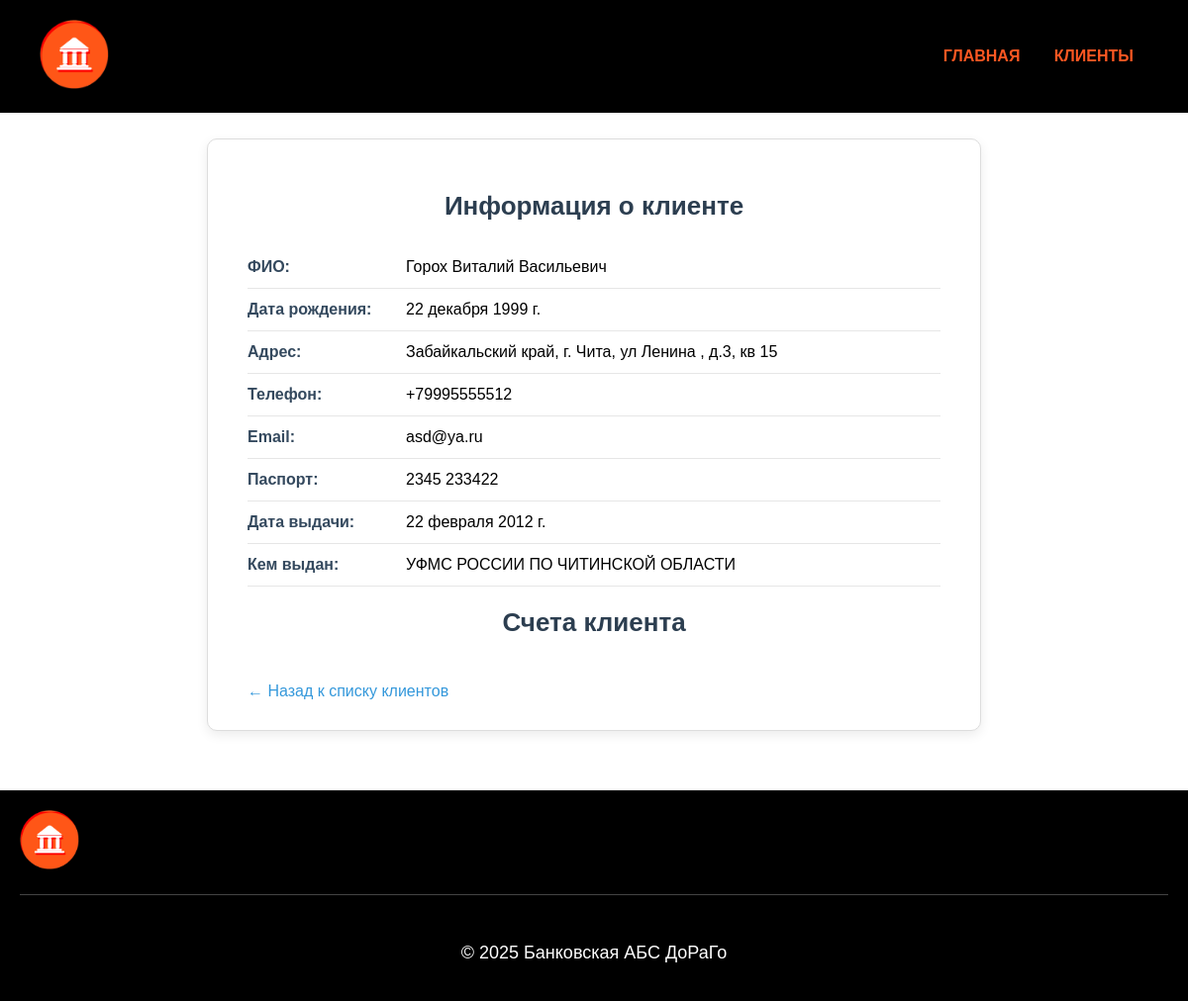
Page /clients/2/ on the committed database.
### myapp/models.py (models this page shows, shortened)
class Client(models.Model):
    first_name = models.CharField(max_length=50, verbose_name='Имя')
    patronymic = models.CharField(max_length=50, verbose_name='Отчество', blank=True)
    last_name = models.CharField(max_length=50, verbose_name='Фамилия')
    birth_date = models.DateField(verbose_name='Дата рождения')
    address = models.CharField(max_length=255, verbose_name='Место жительства')
    phone = models.CharField(max_length=16, verbose_name='Телефон', blank=True)
    email = models.EmailField(max_length=254, verbose_name='Электронная почта', blank=True)
    passport_series = models.CharField(max_length=4, verbose_name='Серия паспорта')
    passport_number = models.CharField(max_length=6, verbose_name='Номер паспорта', unique=True)
    passport_issue_date = models.DateField(verbose_name='Дата выдачи паспорта')
    passport_issued_by = models.CharField(max_length=100, verbose_name='Кем выдан паспорт')
    class Meta:
        verbose_name = 'Клиент'
        verbose_name_plural = 'Клиенты'

### myapp/views.py (the view)
# urls.py: path('clients/<int:client_id>/', views.client_detail, name='client_detail'),
def client_detail(request, client_id):
    client = get_object_or_404(Client, pk=client_id)
    return render(request, 'clients/client_detail.html', {'client': client})

### templates/clients/client_detail.html (shortened to what this page needs)
{% extends "base.html" %}
{% load static %}
{% block content %}
<div class="client-detail">
    <h2>Информация о клиенте</h2>
    <ul>
        <li><strong>ФИО:</strong> {{ client.last_name }} {{ client.first_name }} {{ client.patronymic }} </li>
        <li><strong>Дата рождения:</strong> {{ client.birth_date }}</li>
        <li><strong>Адрес:</strong> {{ client.address }}</li>
        <li><strong>Телефон:</strong> {{ client.phone|default:"—" }}</li>
        <li><strong>Email:</strong> {{ client.email|default:"—" }}</li>
        <li><strong>Паспорт:</strong> {{ client.passport_series }} {{ client.passport_number }}</li>
        <li><strong>Дата выдачи:</strong> {{ client.passport_issue_date }}</li>
        <li><strong>Кем выдан:</strong> {{ client.passport_issued_by }}</li>
    </ul>
    <h2>Счета клиента</h2>
    <a href="{% url 'clients_list' %}">← Назад к списку клиентов</a>
</div>
{% endblock %}

### myapp/static/css/style.css (style rules this page uses)
html, body { height: 100%; }
body { font-family: Arial, sans-serif; margin: 0; padding: 0; display: flex; flex-direction: column; }
.client-detail { max-width: 700px; background-color: #ffffff; margin: 40px auto; padding: 30px 40px; border-radius: 10px; border: 1px solid #ddd; box-shadow: 0 4px 12px rgba(0, 0, 0, 0.08); }
.client-detail h2 { text-align: center; color: #2c3e50; margin-bottom: 25px; font-size: 26px; }
.client-detail ul { list-style: none; padding: 0; margin: 0; }
.client-detail li { padding: 12px 0; border-bottom: 1px solid #e6e6e6; font-size: 16px; display: flex; }
.client-detail li strong { min-width: 160px; font-weight: 600; color: #34495e; display: inline-block; }
.client-detail a { display: inline-block; margin-top: 20px; text-decoration: none; color: #3498db; font-weight: 500; }

### rows in the picture
Client: last_name "Горох", first_name "Виталий", patronymic "Васильевич", birth_date "22 декабря 1999 г.", address "Забайкальский край, г. Чита, ул Ленина , д.3, кв 15", phone "+79995555512", email "asd@ya.ru", passport_series "2345", passport_number "233422", passport_issue_date "22 февраля 2012 г.", passport_issued_by "УФМС РОССИИ ПО ЧИТИНСКОЙ ОБЛАСТИ"
